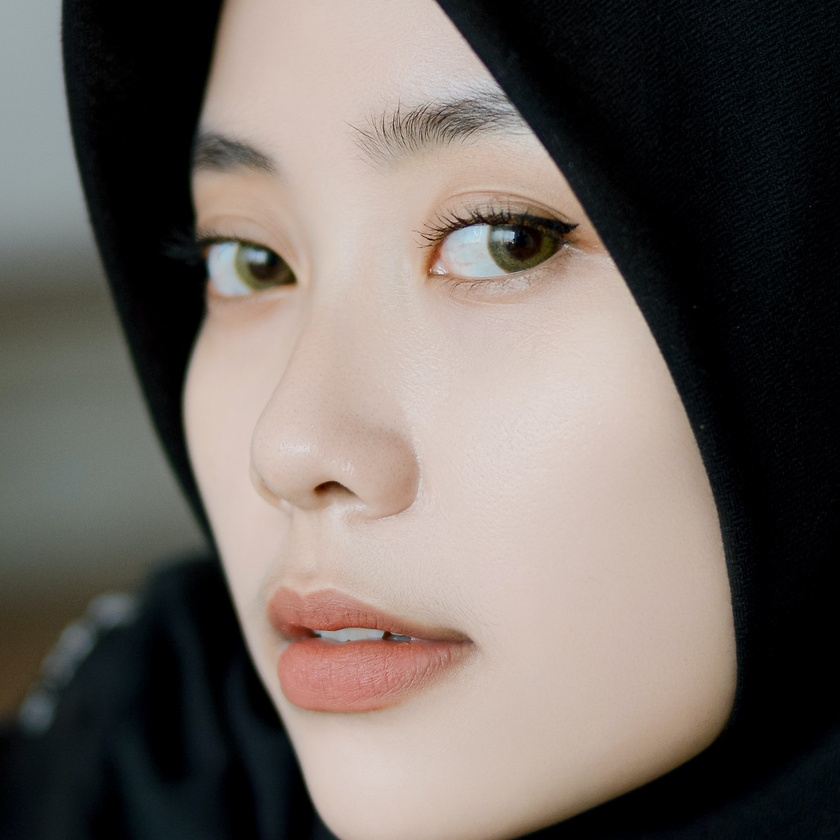
#> input picture vc-filter-main/images_in/face 2048x2048.jpg, 840 x 840 px, shrunk from 2048 x 2048 before the run
$ python main.py
#> lines starting #> are read from the running program, lines starting #| are printed output that depends on the picture; after the words box and inside, x2 and y2 are one past the last pixel; in counts of white or black regions, pixels touching at a corner belong together
#> in main, image_in is the input picture: shape (840, 840, 3); mean B, G, R 97, 102.3, 110.5
### vc-filter-main/vc_filter/src/apply.py
# Apr-10-2024
# vc_filter.py

import cv2 as cv
import numpy as np

from vc_filter.src.others import sobel_accum


def apply(image, brightness):

    # convert color to grayscale
#> called with brightness = 2.7
    if len(image.shape) != 2:
        image = cv.cvtColor(image, cv.COLOR_BGR2GRAY)
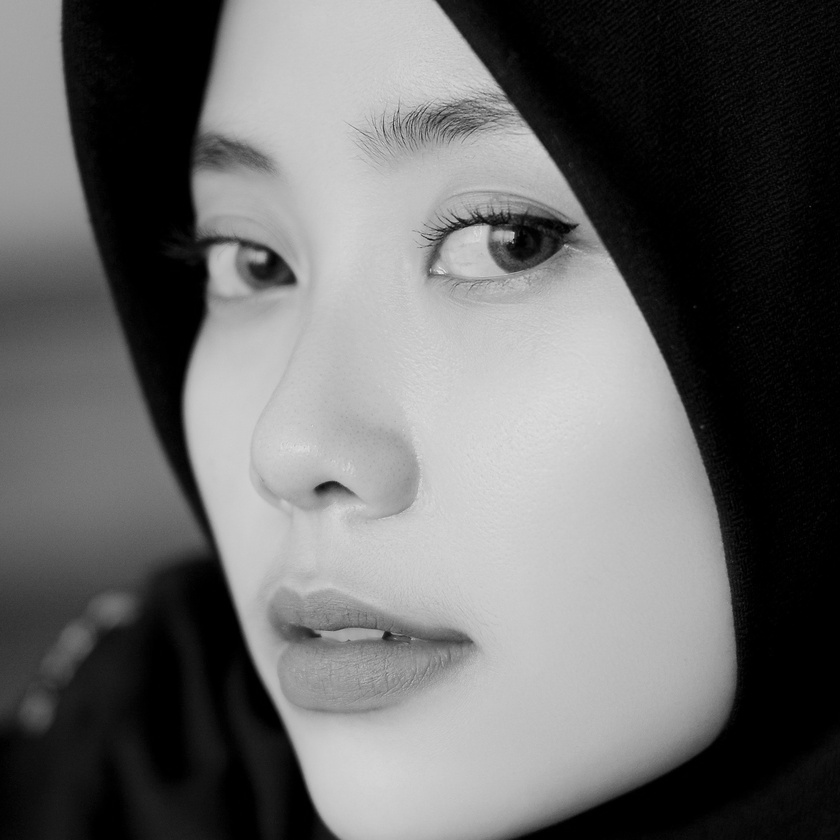
#> image: shape (840, 840); min 0, max 232, mean 104.2

    rows, cols = image.shape
#> rows = 840; cols = 840
    image_max_size = max(rows, cols)
#> image_max_size = 840
    size_dft = 256
    while image_max_size > size_dft:
        size_dft *= 2
#> after the loop, size_dft = 1024

    width_dft = size_dft
#> width_dft = 1024
    height_dft = size_dft
#> height_dft = 1024

    """  Sobel based filter  """
    # ---------------------------------------------------------
    dft_filter_accum = sobel_accum(height_dft, width_dft)
    # ---------------------------------------------------------

    """  Image  """
    # ---------------------------------------------------------
    array_image = np.zeros((height_dft, width_dft), dtype=np.float32)

    x0 = (width_dft - cols) // 2
#> x0 = 92
    y0 = (height_dft - rows) // 2
#> y0 = 92

    array_image[y0:y0 + rows, x0:x0 + cols] = image[0::, 0::]
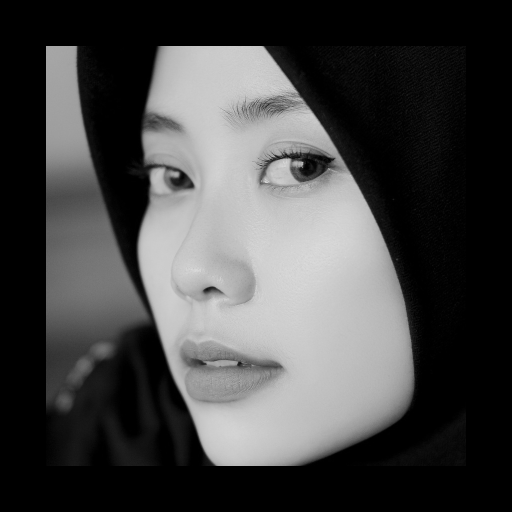
#> array_image: shape (1024, 1024) float32 (shown at 1/2 size); min 0, max 232, mean 70.1

    dft_image = cv.dft(array_image, flags=cv.DFT_COMPLEX_OUTPUT)

    # DFT{Image}
    dft_image_shift = np.fft.fftshift(dft_image)
    # ---------------------------------------------------------

    """  DFT{Filter} * DFT{Image}  """
    # -----------------------------------------
    dft_product_shift = np.empty((height_dft, width_dft, 2), dtype=np.float32)

    x1 = dft_filter_accum[:, :, 0]
    y1 = dft_filter_accum[:, :, 1]

    x2 = dft_image_shift[:, :, 0]
    y2 = dft_image_shift[:, :, 1]

    dft_product_shift[:, :, 0] = (x1 * x2) - (y1 * y2)
    dft_product_shift[:, :, 1] = (x1 * y2) + (x2 * y1)
    # -----------------------------------------

    """  Inverse DFT """
    # -----------------------------------------
    inverse_dft = cv.idft(dft_product_shift)

    re = inverse_dft[:, :, 0]
    re[re < 0.0] = 0.0
    # -----------------------------------------

    #  Get filtered image
    # -----------------------------------------
    image_filter = np.zeros((rows, cols), dtype=np.float32)

    x0 = (width_dft - cols) // 2
    y0 = (height_dft - rows) // 2

    image_filter[::, ::] = re[y0:y0 + rows, x0:x0 + cols]
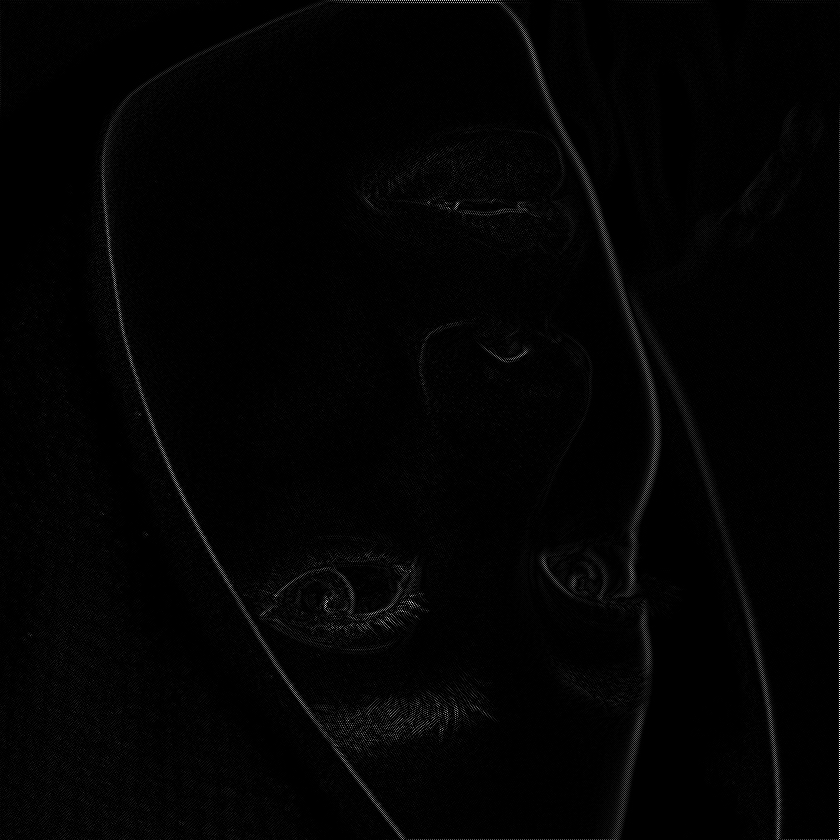
#> image_filter: shape (840, 840) float32; min 0, max 5.07e+09, mean 65062708; drawn with min black and max white
    # -----------------------------------------

    #  Remove "border noise"
    # -----------------------------------------
    border = 8
    image_filter[0:border, 0:cols] = 0.0
    image_filter[rows - border:rows, 0:cols] = 0.0
    image_filter[0:rows, 0:border] = 0.0
    image_filter[0:rows, cols - border:cols] = 0.0
    # -----------------------------------------

    #  Normalization
    # -----------------------------------------
    image_norm = np.zeros((rows, cols), dtype=np.float32)
    cv.normalize(image_filter, image_norm, 0, 255, cv.NORM_MINMAX)
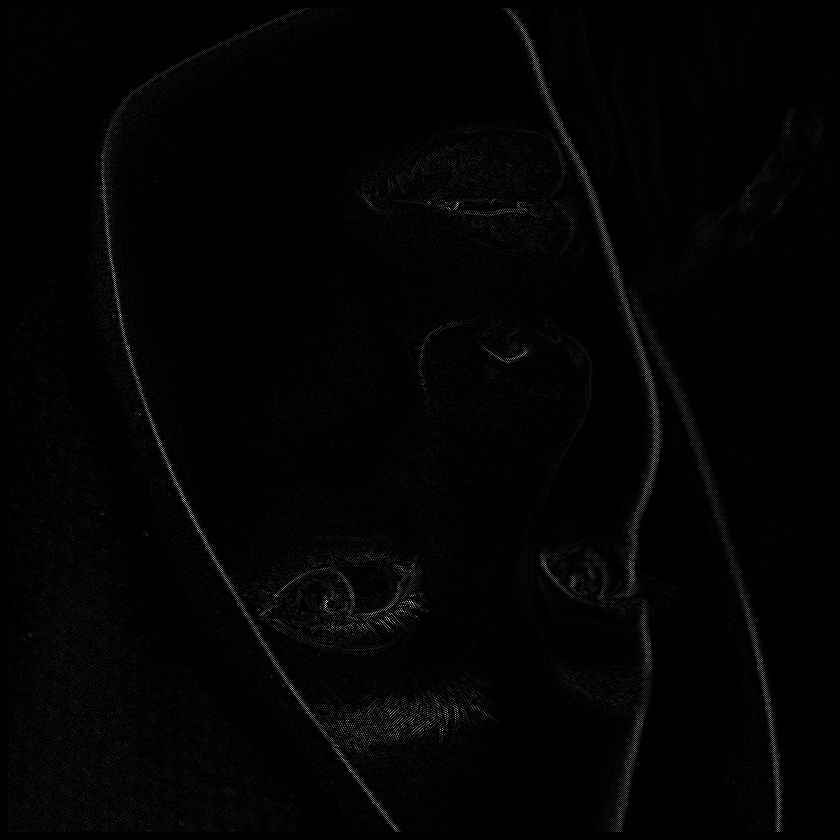
#> image_filter: shape (840, 840) float32; 1.89% of pixels changed, all inside (x1, y1, x2, y2) = (0, 0, 840, 840); drawn with min black and max white
    # -----------------------------------------

    #  Brightness
    # -----------------------------------------
    image_brightness = image_norm * brightness
    image_brightness[image_brightness > 255.0] = 255.0
    image_brightness_8u = image_brightness.astype(np.uint8)
    # -----------------------------------------

    #  Flip both
    image_edges = cv.flip(image_brightness_8u, -1)

    return image_edges

### vc-filter-main/vc_filter/src/others.py
# Apr-10-2024
# others.py

import cv2 as cv
import numpy as np


def sobel_accum(height_dft, width_dft):

    # Sobel
    # ---------------------------------------------------------
    array_filter = sobel_kernel(height_dft, width_dft)

    dft_filter = cv.dft(array_filter, flags=cv.DFT_COMPLEX_OUTPUT)

    # DFT{Filter}
    dft_filter_shift = np.fft.fftshift(dft_filter)
    # ---------------------------------------------------------

    # Accumulate
    # ---------------------------------------------------------
    dft_filter_accum = np.zeros((height_dft, width_dft, 2), dtype=np.float32)

    # The value 12 was obtained experimentally in the visual cortex study.
    angle_step = 12

    for angle in range(0, 180, angle_step):

        if angle > 0:
            dft_filter_shift_rot = dft_rotate(
                                        dft_filter_shift,
                                        height_dft, width_dft,
                                        angle)

            dft_filter_accum[:, :, 0] += dft_filter_shift_rot[:, :, 0]
            dft_filter_accum[:, :, 1] += dft_filter_shift_rot[:, :, 1]
        else:
            dft_filter_accum[:, :, 0] += dft_filter_shift[:, :, 0]
            dft_filter_accum[:, :, 1] += dft_filter_shift[:, :, 1]
    # ---------------------------------------------------------

    return dft_filter_accum


def dft_rotate(dft, height_dft, width_dft, angle):

    re = dft[:, :, 0]
    im = dft[:, :, 1]

    mat = cv.getRotationMatrix2D((width_dft / 2, height_dft / 2), angle, 1)

    re_rot = cv.warpAffine(re, mat, (width_dft, height_dft))
    im_rot = cv.warpAffine(im, mat, (width_dft, height_dft))

    dft_rot = cv.merge([re_rot, im_rot])

    return dft_rot


def sobel_kernel(height_dft, width_dft):

    array_filter = np.zeros((height_dft, width_dft), dtype=np.float32)

    array_filter[0, 0] = 1
    array_filter[0, 1] = 2
    array_filter[0, 2] = 1

    array_filter[1, 0] = 0
    array_filter[1, 1] = 0
    array_filter[1, 2] = 0

    array_filter[2, 0] = -1
    array_filter[2, 1] = -2
    array_filter[2, 2] = -1

    return array_filter

### vc-filter-main/utils_directory.py
# Apr-10-2024
# utils_directory.py

from pathlib import Path


def init_directory(dir_name):

    dir_path = Path.cwd() / dir_name

    if dir_path.is_dir():
        for child in dir_path.glob('*'):
            if child.is_file():
                child.unlink()
    else:
        create_directory(dir_name)


def create_directory(dir_name):

    dir_path = Path.cwd() / dir_name

    if not dir_path.is_dir():
        dir_path.mkdir()


# [9 lines left out: function remove_directory, not called in this run]

### vc-filter-main/main.py
# Apr-10-2024
# main.py

import cv2 as cv
from pathlib import Path
from time import perf_counter

from utils_directory import init_directory
import vc_filter


# Pick one of the image file
# -------------------------------------
image = 'face 2048x2048.jpg'
# [6 lines of commented-out code are left out]


def main():

    init_directory('images_out')

    filename = Path(image)
    name = filename.stem
    extension = filename.suffix

    path_in = str(Path.cwd() / 'images_in' / str(name + extension))
    image_in = cv.imread(path_in, cv.IMREAD_UNCHANGED)

    # ---------------------------------------------------------
    start_time = perf_counter()

    image_edges = vc_filter.apply(image_in, 2.7)
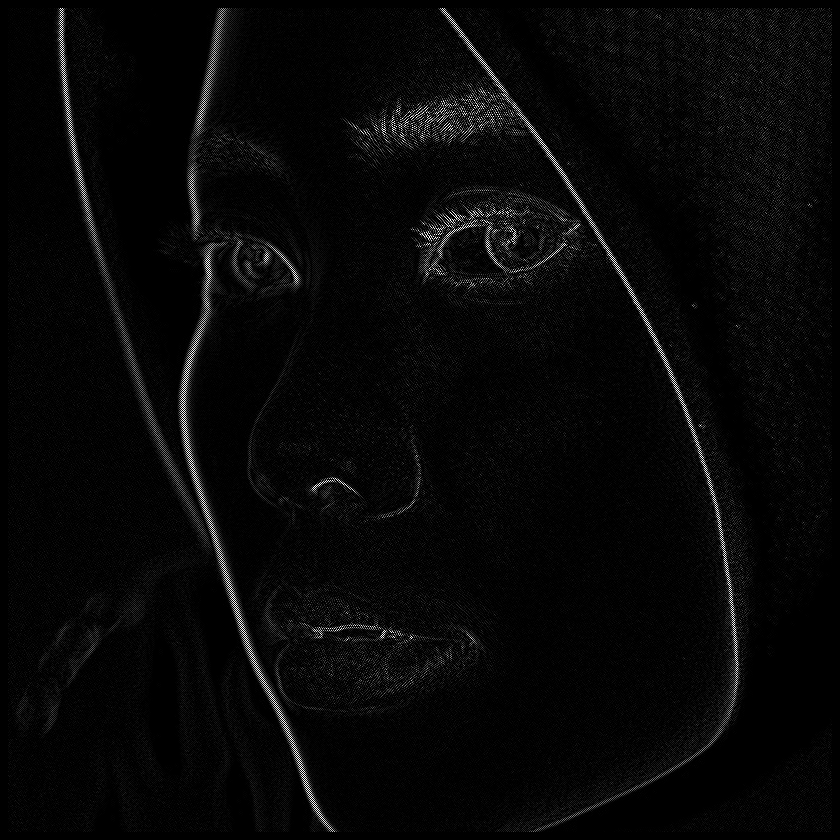
#> image_edges: shape (840, 840); min 0, max 255, mean 7.8

    time_spent = perf_counter() - start_time
    # ---------------------------------------------------------

    path_edges = str(Path.cwd() / 'images_out' / str(name + '_edges' + extension))
    cv.imwrite(str(path_edges), image_edges)

    print(f'\nTime spent: {time_spent:.3f} sec')


if __name__ == "__main__":
    main()

$ run again, with vc-filter-main/images_in/test_1.png saved as vc-filter-main/images_in/face 2048x2048.jpg
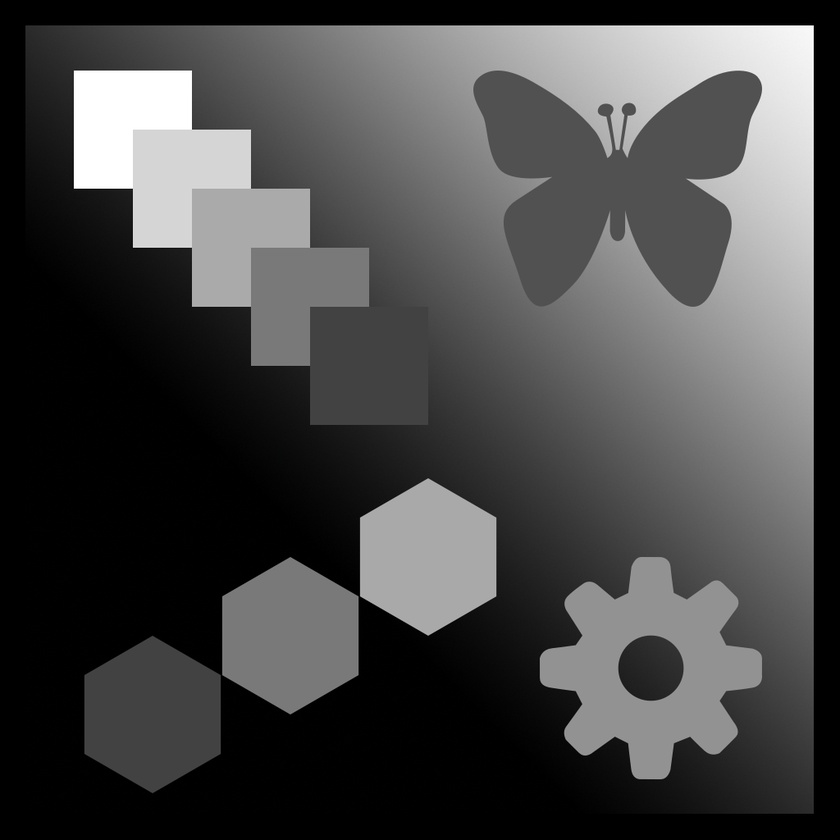
#> input picture vc-filter-main/images_in/test_1.png, 840 x 840 px, shrunk from 1024 x 1024 before the run
#> in main, image_in is the input picture: shape (840, 840, 3); mean B, G, R 71.5, 71.5, 71.5
#> in apply, `cv.normalize(image_filter, image_norm, 0, 255, cv.NORM_MINMAX)`:
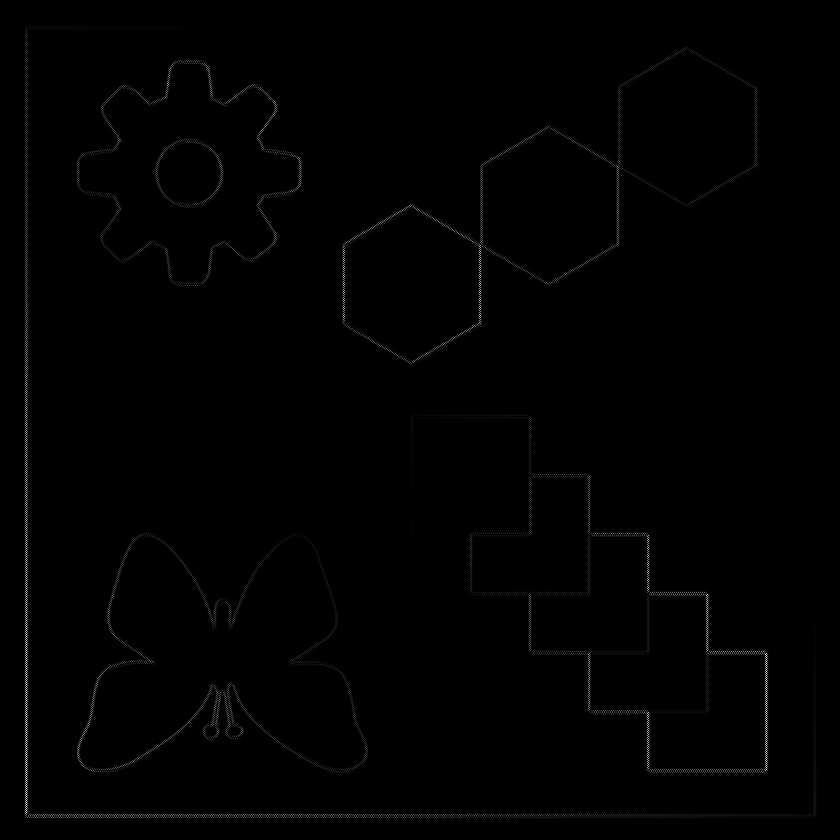
#> image_filter: shape (840, 840) float32; min 0, max 8.8e+09, mean 46800852; drawn with min black and max white
#> in main, `image_edges = vc_filter.apply(image_in, 2.7)`:
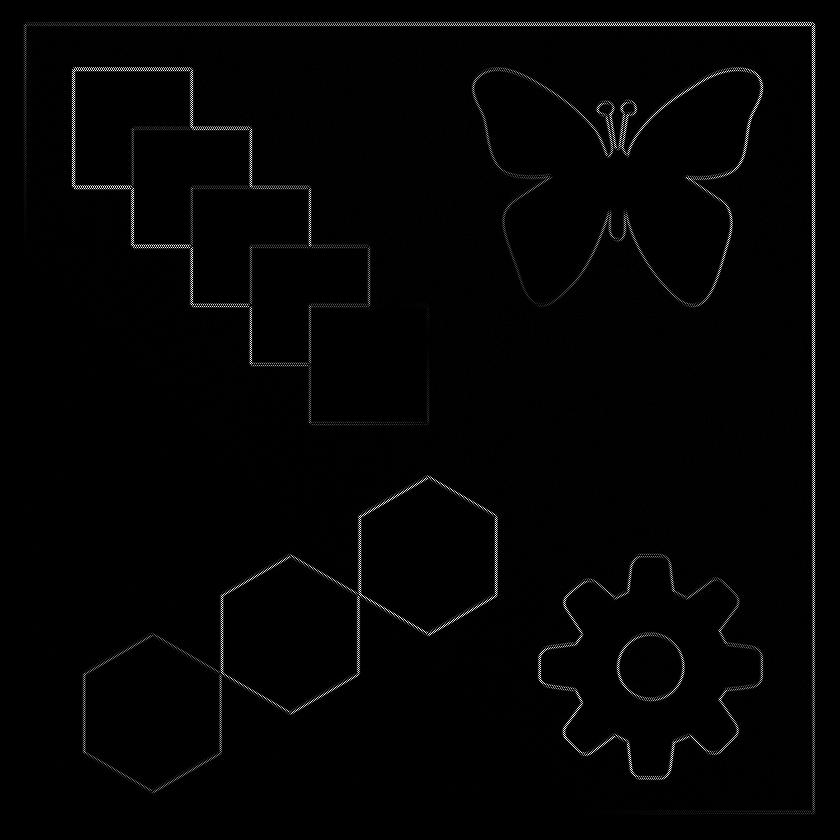
#> image_edges: shape (840, 840); min 0, max 255, mean 3.2

$ run again, with vc-filter-main/images_in/test_2.png saved as vc-filter-main/images_in/face 2048x2048.jpg
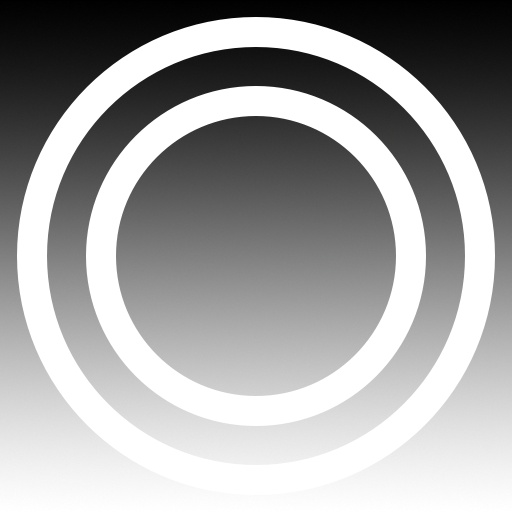
#> input picture vc-filter-main/images_in/test_2.png, 512 x 512 px
#> in main, image_in is the input picture: shape (512, 512, 3); mean B, G, R 162.4, 162.4, 162.4
#> in apply, `cv.normalize(image_filter, image_norm, 0, 255, cv.NORM_MINMAX)`:
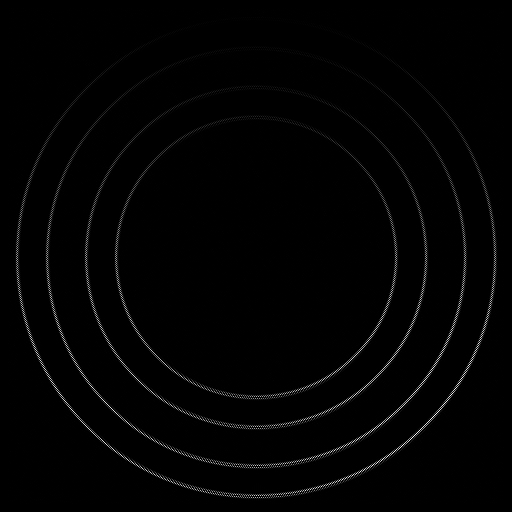
#> image_filter: shape (512, 512) float32; min 0, max 1.69e+09, mean 20291488; drawn with min black and max white
#> in main, `image_edges = vc_filter.apply(image_in, 2.7)`:
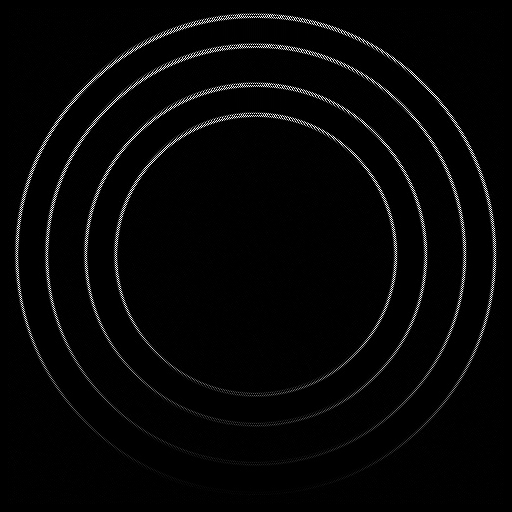
#> image_edges: shape (512, 512); min 0, max 255, mean 6.1
